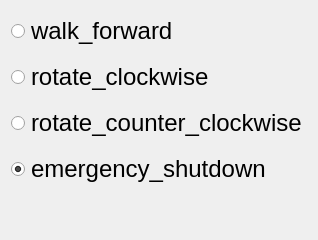
         <widget class="QWidget" name="walk_page">
          <layout class="QHBoxLayout" name="horizontalLayout_4">
           <item>
            <widget class="QFrame" name="frame_4">
             <property name="frameShape">
              <enum>QFrame::NoFrame</enum>
             </property>
             <property name="frameShadow">
              <enum>QFrame::Raised</enum>
             </property>
             <layout class="QVBoxLayout" name="verticalLayout_5">
              <property name="leftMargin">
               <number>0</number>
              </property>
              <property name="topMargin">
               <number>0</number>
              </property>
              <property name="rightMargin">
               <number>0</number>
              </property>
              <property name="bottomMargin">
               <number>0</number>
              </property>
              <item>
               <widget class="QRadioButton" name="walk_forward_btn">
                <property name="minimumSize">
                 <size>
                  <width>250</width>
                  <height>40</height>
                 </size>
                </property>
                <property name="styleSheet">
                 <string notr="true">QRadioButton{
font: 24px;
}</string>
                </property>
                <property name="text">
                 <string>walk_forward</string>
                </property>
                <attribute name="buttonGroup">
                 <string notr="true">buttonGroup</string>
                </attribute>
               </widget>
              </item>
              <item>
               <widget class="QRadioButton" name="rotate_clockwise_btn">
                <property name="minimumSize">
                 <size>
                  <width>250</width>
                  <height>40</height>
                 </size>
                </property>
                <property name="styleSheet">
                 <string notr="true">QRadioButton{
font: 24px;
}</string>
                </property>
                <property name="text">
                 <string>rotate_clockwise</string>
                </property>
                <attribute name="buttonGroup">
                 <string notr="true">buttonGroup</string>
                </attribute>
               </widget>
              </item>
              <item>
               <widget class="QRadioButton" name="rotate_c_clockwise_btn">
                <property name="minimumSize">
                 <size>
                  <width>250</width>
                  <height>40</height>
                 </size>
                </property>
                <property name="styleSheet">
                 <string notr="true">QRadioButton{
font: 24px;
}</string>
                </property>
                <property name="text">
                 <string>rotate_counter_clockwise</string>
                </property>
                <attribute name="buttonGroup">
                 <string notr="true">buttonGroup</string>
                </attribute>
               </widget>
              </item>
              <item>
               <widget class="QRadioButton" name="emercy_shutdown_btn">
                <property name="minimumSize">
                 <size>
                  <width>250</width>
                  <height>40</height>
                 </size>
                </property>
                <property name="styleSheet">
                 <string notr="true">QRadioButton{
font: 24px;
}</string>
                </property>
                <property name="text">
                 <string>emergency_shutdown</string>
                </property>
                <property name="checked">
                 <bool>true</bool>
                </property>
                <attribute name="buttonGroup">
                 <string notr="true">buttonGroup</string>
                </attribute>
               </widget>
              </item>
              <item>
               <spacer name="verticalSpacer_2">
                <property name="orientation">
                 <enum>Qt::Vertical</enum>
                </property>
                <property name="sizeHint" stdset="0">
                 <size>
                  <width>20</width>
                  <height>40</height>
                 </size>
                </property>
               </spacer>
              </item>
             </layout>
            </widget>
           </item>
          </layout>
         </widget>
